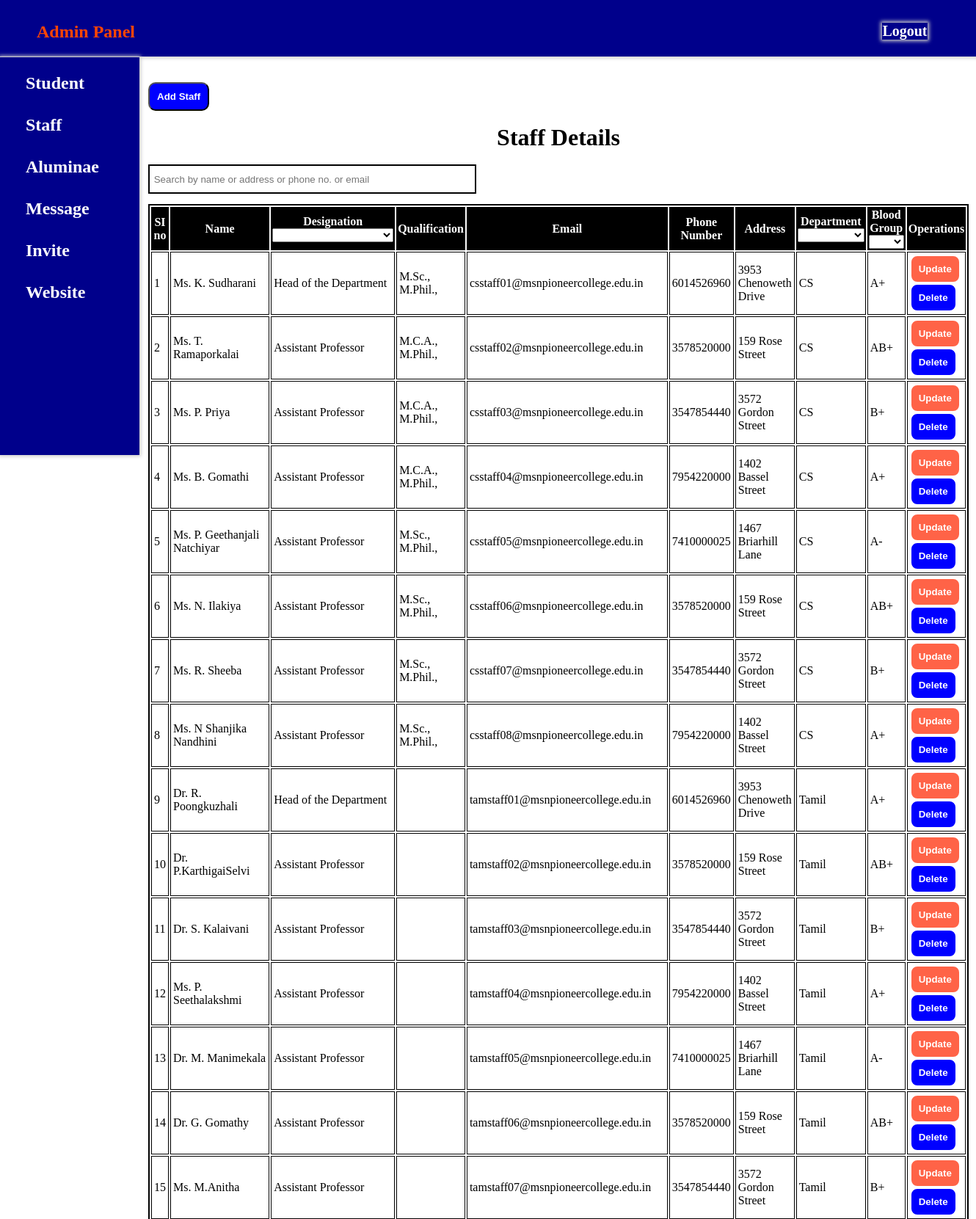
/staff_record.php (upper part), run on the app's committed database.
### tables this page shows
CREATE TABLE `staffs` (
  `id` int(11) NOT NULL,
  `staff_name` varchar(100) NOT NULL,
  `designation` varchar(50) NOT NULL,
  `qualification` varchar(50) NOT NULL,
  `email` varchar(500) NOT NULL,
  `ph_no` varchar(100) NOT NULL,
  `address` text NOT NULL,
  `department` varchar(50) NOT NULL,
  `blood_grp` varchar(5) NOT NULL
);

### staff_record.php (the view, shortened to what this page needs)
<?php
include 'connect.php';
?>
<!DOCTYPE html>
<html>
<head>
	<link rel="stylesheet" type="text/css" href="admin.css">
</head>
<body>
	<div class="header">
		<h2><b><a href="admin_logged.php" style="color: orangered;">Admin Panel</a></b></h2>
		<div class="logout">
			<a href="logout.php" style="color:white;font-size: 20px;">Logout</a>
		</div>
	</div>
	<div class="container">
		<div class="menu">
		<ul>
			<li><a href="student_record.php">Student</a></li>
			<li><a href="staff_record.php">Staff</a></li>
			<li><a href="aluminae_record.php">Aluminae</a></li>
			<li><a href="admin_msg.php">Message</a></li>
			<li><a href="invite_aluminae.php">Invite</a></li>
			<li><a href="#">Website</a>
			</li>
		</ul>
	</div>
	<div class="content">
		<button class="add-btn"><a href="staff_record_insert.php">Add Staff</a></button>
		<center>
			<table class="table" id="emp-table">
				<caption>
				<b><h1> Staff Details </h1></b><br>
				<input type="search" id="searchBox-2" placeholder=" Search by name or address or phone no. or email"><br><br><br>
				</caption>
			<br>
			<thead>
				<tr>
					<th col-index = 1>SI no</th>
					<th col-index = 2>Name</th>
					<th col-index = 3>Designation
						<select class="table-filter" onchange="filter_rows()">
                    		<option value="all"></option>
               			</select>
					</th>
					<th col-index = 4>Qualification</th>
					<th col-index = 5>Email</th>
					<th col-index = 6>Phone Number</th>
					<th col-index = 7>Address</th>
					<th col-index = 8>Department
						<select class="table-filter" onchange="filter_rows()">
                    		<option value="all"></option>
               			</select>
					</th>
					<th col-index = 9>Blood Group
						<select class="table-filter" onchange="filter_rows()">
                    		<option value="all"></option>
               			</select>
               		</th>
					<th>Operations</th>
				</tr>
			</thead>
			<tbody>
				<?php
					$sql="select * from staffs";
					$result=mysqli_query($con,$sql);
					if($result){
						$i=0;
						while($row=mysqli_fetch_assoc($result)){
							$i++;
							$id=$row['id'];
							$staff_name=$row['staff_name'];
							$designation=$row['designation'];
							$qualification=$row['qualification'];
							$email=$row['email'];
							$ph_no=$row['ph_no'];
							$address=$row['address'];
							$department=$row['department'];
							$blood_grp=$row['blood_grp'];
							echo '
							<tr>
								<td>'.$i.'</td>
								<td>'.$staff_name.'</td>
								<td>'.$designation.'</td>
								<td>'.$qualification.'</td>
								<td>'.$email.'</td>
								<td>'.$ph_no.'</td>
								<td>'.$address.'</td>
								<td>'.$department.'</td>
								<td>'.$blood_grp.'</td>
								<td>
								<button class="btn upt"><a href="staff_rec_update.php?updateid='.$id.'">Update</a></button>
								<button class="btn del"><a href="staff_rec_delete.php?deleteid='.$id.'">Delete</a></button>
							    </td>
							</tr>';
						}
					}
				?>
			</tbody>
			</table>
	</div>
	</div>
</body>
</html>

### admin.css (style rules this page uses)
* { padding: 0; margin: 0; margin-bottom: 0; margin-left: 0; margin-right: 0; margin-top: 0; padding-bottom: 0; padding-left: 0; padding-right: 0; padding-top: 0; }
body { background-size: cover; box-sizing: border-box; font-family: serif,sans-serif; }
a { text-decoration: none; color: white; font-weight: bold; }
.header { background-color: darkblue; padding: 30px 60px 20px 50px; //top right bottom left box-sizing: border-box; box-shadow: 0px 0px 5px 2px #ccc; width: auto; position: sticky; top: 0; }
.logout { float: right; position: relative; top: -26px; box-sizing: border-box; box-shadow: 0px 0px 5px 2px #ccc; }
.menu { background-color: darkblue; height: 542px; padding: 2px 35px 0px 15px; box-sizing: border-box; box-shadow: 0px 0px 5px 2px #ccc; font-size: 24px; position: sticky; top: 78px; }
.menu ul { display: flex; flex-direction: column; list-style: none; }
.menu ul li { width: 100%; margin: 10px 10px 0px 10px; padding: 10px; }
.container { display: flex; }

### staff_record.php (style rules this page uses)
.content { padding: 35px 0px 20px 12px; }
.header { width: 95%; }
.logout { right: 50px; }
.add-btn { background-color: blue; color: white; padding: 10px; text-decoration: none; border-radius: 10px; font-weight: bold; }
.btn { color: white; padding: 10px; text-decoration: none; border-radius: 10px; border: 2px solid #fff; font-weight: bold; cursor: pointer; }
.upt { background-color: tomato; }
.del { background-color: blue; }
.table { border: 2px solid black; }
th { padding: 2px; color: white; background-color: black; }
td { padding: 3px; border: 1px solid black; }
#searchBox-2 { width: 40%; height: 5vh; padding: 2px; border: 2px solid black; float: left; }

### data on the page
staffs: staff_name "Ms. K. Sudharani", designation "Head of the Department", qualification "M.Sc., M.Phil.,", email "csstaff01@msnpioneercollege.edu.in", ph_no "6014526960", address "3953 Chenoweth Drive", department "CS", blood_grp "A+"
staffs: staff_name "Ms. T. Ramaporkalai", designation "Assistant Professor", qualification "M.C.A., M.Phil.,", email "csstaff02@msnpioneercollege.edu.in", ph_no "3578520000", address "159 Rose Street", department "CS", blood_grp "AB+"
staffs: staff_name "Ms. P. Priya", designation "Assistant Professor", qualification "M.C.A., M.Phil.,", email "csstaff03@msnpioneercollege.edu.in", ph_no "3547854440", address "3572 Gordon Street", department "CS", blood_grp "B+"
staffs: staff_name "Ms. B. Gomathi", designation "Assistant Professor", qualification "M.C.A., M.Phil.,", email "csstaff04@msnpioneercollege.edu.in", ph_no "7954220000", address "1402 Bassel Street", department "CS", blood_grp "A+"
staffs: staff_name "Ms. P. Geethanjali Natchiyar", designation "Assistant Professor", qualification "M.Sc., M.Phil.,", email "csstaff05@msnpioneercollege.edu.in", ph_no "7410000025", address "1467 Briarhill Lane", department "CS", blood_grp "A-"
staffs: staff_name "Ms. N. Ilakiya", designation "Assistant Professor", qualification "M.Sc., M.Phil.,", email "csstaff06@msnpioneercollege.edu.in", ph_no "3578520000", address "159 Rose Street", department "CS", blood_grp "AB+"
staffs: staff_name "Ms. R. Sheeba", designation "Assistant Professor", qualification "M.Sc., M.Phil.,", email "csstaff07@msnpioneercollege.edu.in", ph_no "3547854440", address "3572 Gordon Street", department "CS", blood_grp "B+"
staffs: staff_name "Ms. N Shanjika Nandhini", designation "Assistant Professor", qualification "M.Sc., M.Phil.,", email "csstaff08@msnpioneercollege.edu.in", ph_no "7954220000", address "1402 Bassel Street", department "CS", blood_grp "A+"
staffs: staff_name "Dr. R. Poongkuzhali", designation "Head of the Department", email "tamstaff01@msnpioneercollege.edu.in", ph_no "6014526960", address "3953 Chenoweth Drive", department "Tamil", blood_grp "A+"
staffs: staff_name "Dr. P.KarthigaiSelvi", designation "Assistant Professor", email "tamstaff02@msnpioneercollege.edu.in", ph_no "3578520000", address "159 Rose Street", department "Tamil", blood_grp "AB+"
staffs: staff_name "Dr. S. Kalaivani", designation "Assistant Professor", email "tamstaff03@msnpioneercollege.edu.in", ph_no "3547854440", address "3572 Gordon Street", department "Tamil", blood_grp "B+"
staffs: staff_name "Ms. P. Seethalakshmi", designation "Assistant Professor", email "tamstaff04@msnpioneercollege.edu.in", ph_no "7954220000", address "1402 Bassel Street", department "Tamil", blood_grp "A+"
staffs: staff_name "Dr. M. Manimekala", designation "Assistant Professor", email "tamstaff05@msnpioneercollege.edu.in", ph_no "7410000025", address "1467 Briarhill Lane", department "Tamil", blood_grp "A-"
staffs: staff_name "Dr. G. Gomathy", designation "Assistant Professor", email "tamstaff06@msnpioneercollege.edu.in", ph_no "3578520000", address "159 Rose Street", department "Tamil", blood_grp "AB+"
staffs: staff_name "Ms. M.Anitha", designation "Assistant Professor", email "tamstaff07@msnpioneercollege.edu.in", ph_no "3547854440", address "3572 Gordon Street", department "Tamil", blood_grp "B+"
